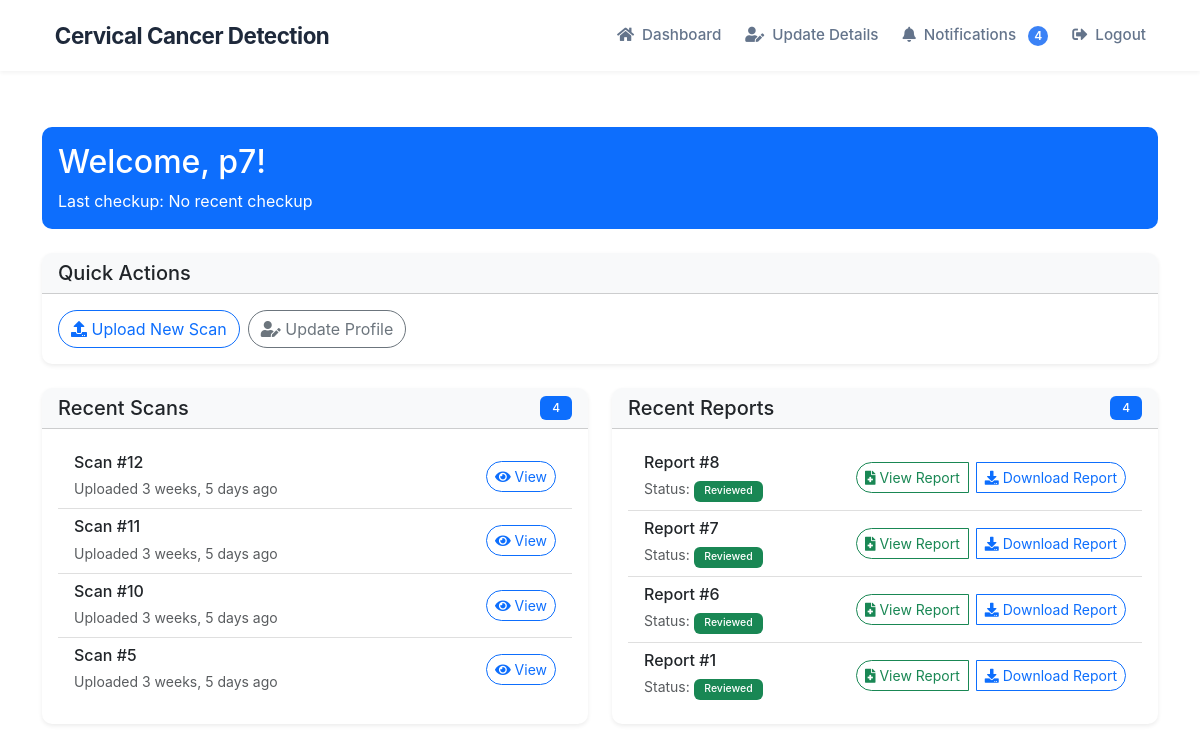
/dashboard/ (signed in), run on the app's committed database.
### members/models.py (models this page shows, shortened)
class Patient(models.Model):
    user = models.OneToOneField(User, on_delete=models.CASCADE)
    name = models.CharField(max_length=255)
    age = models.IntegerField()
    mobile_number = models.CharField(max_length=15, blank=True, null=True)
    symptoms = models.TextField()
    family_history = models.BooleanField(default=False)
    occupation = models.CharField(max_length=255, blank=True, null=True)
    weight_loss = models.BooleanField(default=False)
    last_checkup_date = models.DateField(blank=True, null=True)

class PatientScan(models.Model):
    patient = models.ForeignKey(Patient, on_delete=models.CASCADE, related_name='scans')
    image = models.ImageField(upload_to='ct_scans/')
    prediction_result = models.JSONField(null=True, blank=True)
    uploaded_at = models.DateTimeField(auto_now_add=True)

class PatientReport(models.Model):
    patient = models.ForeignKey(Patient, on_delete=models.CASCADE)
    findings = models.TextField()
    diagnosis = models.TextField()
    severity_stage = models.CharField(max_length=20, blank=True, null=True)
    recommendations = models.TextField()
    status = models.CharField(
        max_length=20,
        choices=[("Pending", "Pending"), ("Reviewed", "Reviewed")],
        default="Pending"
    )
    created_at = models.DateTimeField(auto_now_add=True)
    uploaded_image = models.ImageField(upload_to="reports/", blank=True, null=True)
    doctor_approved = models.BooleanField(null=True, blank=True)

### members/views.py (the view, shortened to what this page needs)
# urls.py: path('dashboard/', views.patient_dashboard, name='patient_dashboard'),
@login_required
def patient_dashboard(request):
    try:
        patient = Patient.objects.get(user=request.user)
        if not patient.name or not patient.age or not patient.symptoms:
            return redirect('add_patient_details')
    except Patient.DoesNotExist:
        return redirect('add_patient_details')
    reports = PatientReport.objects.filter(patient=patient).order_by("-created_at")
    scans = PatientScan.objects.filter(patient=patient).order_by("-uploaded_at")
    context = {
        "patient": patient,
        "reports": reports,
        "scans": scans,
    }
    return render(request, "patient_dashboard.html", context)

### members/context_processors.py (called while the page is built)
def notification_count(request):
    if request.user.is_authenticated:
        unread_count = Notification.objects.filter(user=request.user, is_read=False).count()
        return {'unread_notifications_count': unread_count}
    return {'unread_notifications_count': 0}

### members/templates/patient_dashboard.html (shortened to what this page needs)
{% extends 'base.html' %}
{% block content %}
<div class="container py-4">
    <div class="row mb-4">
        <div class="col-12">
            <div class="card bg-primary text-white">
                <div class="card-body">
                    <h2 class="card-title">Welcome, {{ patient.name }}!</h2>
                    <p class="card-text mb-0">Last checkup: {% if patient.last_checkup_date %}{{ patient.last_checkup_date }}{% else %}No recent checkup{% endif %}</p>
                </div>
            </div>
        </div>
    </div>
    <div class="row mb-4">
        <div class="col-12">
            <div class="card shadow-sm">
                <div class="card-header bg-light">
                    <h5 class="mb-0">Quick Actions</h5>
                </div>
                <div class="card-body">
                    <div class="d-flex gap-2">
                        <button class="btn btn-outline-primary" data-bs-toggle="modal" data-bs-target="#uploadScanModal">
                            <i class="fas fa-upload"></i> Upload New Scan
                        </button>
                        <a href="{% url 'update_patient_details' %}" class="btn btn-outline-secondary">
                            <i class="fas fa-user-edit"></i> Update Profile
                        </a>
                    </div>
                </div>
            </div>
        </div>
    </div>
    <div class="row">
        <div class="col-md-6 mb-4">
            <div class="card shadow-sm h-100">
                <div class="card-header bg-light d-flex justify-content-between align-items-center">
                    <h5 class="mb-0">Recent Scans</h5>
                    <span class="badge bg-primary">{{ scans.count }}</span>
                </div>
                <div class="card-body">
                    <div class="list-group list-group-flush">
                        {% for scan in scans|slice:":5" %}
                        <div class="list-group-item">
                            <div class="d-flex justify-content-between align-items-center">
                                <div>
                                    <h6 class="mb-1">Scan #{{ scan.id }}</h6>
                                    <small class="text-muted">Uploaded {{ scan.uploaded_at|timesince }} ago</small>
                                </div>
                                <a href="{{ scan.image.url }}" class="btn btn-sm btn-outline-primary" target="_blank">
                                    <i class="fas fa-eye"></i> View
                                </a>
                            </div>
                        </div>
                        {% empty %}
                        <p class="text-muted text-center my-3">No scans uploaded yet</p>
                        {% endfor %}
                    </div>
                </div>
            </div>
        </div>
        <div class="col-md-6 mb-4">
            <div class="card shadow-sm h-100">
                <div class="card-header bg-light d-flex justify-content-between align-items-center">
                    <h5 class="mb-0">Recent Reports</h5>
                    <span class="badge bg-primary">{{ reports.count }}</span>
                </div>
                <div class="card-body">
                    <div class="list-group list-group-flush">
                        {% for report in reports|slice:":5" %}
                        <div class="list-group-item">
                            <div class="d-flex justify-content-between align-items-center">
                                <div>
                                    <h6 class="mb-1">Report #{{ report.id }}</h6>
                                    <small class="text-muted">Status:
                                        <span class="badge {% if report.status == 'Reviewed' %}bg-success{% else %}bg-warning{% endif %}">
                                            {{ report.status }}
                                        </span>
                                    </small>
                                </div>
                                <div class="btn-group">
                                    {% if report.status == 'Reviewed' %}
                                    <a href="{% url 'view_feedback' report.id %}" class="btn btn-sm btn-outline-success me-2">
                                        <i class="fas fa-file-medical"></i> View Report
                                    </a>
                                    <a href="{% url 'download_radiologist_report' report.id %}" class="btn btn-sm btn-outline-primary">
                                        <i class="fas fa-download"></i> Download Report
                                    </a>
                                    {% endif %}
                                </div>
                            </div>
                        </div>
                        {% empty %}
                        <p class="text-muted text-center my-3">No reports available</p>
                        {% endfor %}
                    </div>
                </div>
            </div>
        </div>
    </div>
</div>
<link rel="stylesheet" href="https://cdnjs.cloudflare.com/ajax/libs/font-awesome/5.15.4/css/all.min.css">
{% endblock %}

### members/templates/base.html (shortened to what this page needs)
<!DOCTYPE html>
<html lang="en">
<head>
    <link rel="stylesheet" href="https://cdn.jsdelivr.net/npm/bootstrap@5.3.0/dist/css/bootstrap.min.css">
    <link rel="stylesheet" href="https://cdnjs.cloudflare.com/ajax/libs/font-awesome/6.0.0/css/all.min.css">
</head>
<body>
    <nav class="navbar navbar-expand-lg navbar-custom">
        <div class="container">
            <a class="navbar-brand" href="/">
                Cervical Cancer Detection
            </a>
            <div class="collapse navbar-collapse" id="navbarNav">
                <ul class="navbar-nav ms-auto">
                    {% if not user.is_authenticated %}
                        <li class="nav-item">
                            <a class="nav-link" href="{% url 'register_patient' %}">
                                <i class="fas fa-user-plus me-2"></i>Register as Patient
                            </a>
                        </li>
                        <li class="nav-item">
                            <!-- <a class="nav-link" href="{% url 'register_radiologist' %}">
                                <i class="fas fa-user-md me-2"></i>Register as Radiologist
                            </a> -->
                        </li>
                        <li class="nav-item">
                            <a class="nav-link" href="{% url 'user_login' %}">
                                <i class="fas fa-sign-in-alt me-2"></i>Login
                            </a>
                        </li>
                    {% else %}
                    {% if user.is_superuser %}
                    <li class="nav-item">
                        <a class="nav-link" href="{% url 'register_radiologist' %}">
                            <i class="fas fa-user-md me-2"></i>Add Doctor
                        </a>
                    </li>
                    <li class="nav-item">
                        <a class="nav-link" href="{% url 'admin_dashboard' %}">
                            <i class="fas fa-chart-line me-2"></i>Admin Dashboard
                        </a>
                    </li>
                        {% elif user.is_staff %}
                            <li class="nav-item">
                                <a class="nav-link" href="{% url 'radiologist_dashboard' %}">
                                    <i class="fas fa-chart-line me-2"></i>Dashboard
                                </a>
                            </li>
                        {% elif user.is_active %}
                            <li class="nav-item">
                                <a class="nav-link" href="{% url 'patient_dashboard' %}">
                                    <i class="fas fa-home me-2"></i>Dashboard
                                </a>
                            </li>
                            <li class="nav-item">
                                <a class="nav-link" href="{% url 'update_patient_details' %}">
                                    <i class="fas fa-user-edit me-2"></i>Update Details
                                </a>
                            </li>
                            <li class="nav-item">
                                <a class="nav-link" href="{% url 'view_notifications' %}">
                                    <i class="fas fa-bell me-2"></i>Notifications
                                    {% if unread_notifications_count > 0 %}
                                        <span class="notification-badge">{{ unread_notifications_count }}</span>
                                    {% endif %}
                                </a>
                            </li>
                        {% endif %}
                        <li class="nav-item">
                            <a class="nav-link" href="{% url 'logout' %}">
                                <i class="fas fa-sign-out-alt me-2"></i>Logout
                            </a>
                        </li>
                    {% endif %}
                </ul>
            </div>
        </div>
    </nav>
    <div class="content-container">
        {% block content %}{% endblock %}
    </div>
</body>
</html>

### members/templates/base.html (style rules this page uses)
:root { --primary: #3b82f6; --primary-dark: #2563eb; --white: #ffffff; }
body { font-family: 'Inter', -apple-system, BlinkMacSystemFont, sans-serif; }
.navbar-custom { background: white; box-shadow: 0 2px 4px rgba(0, 0, 0, 0.05); padding: 0.75rem 0; }
.navbar-brand { font-size: 1.4rem; font-weight: 700; color: #1e293b !important; letter-spacing: -0.5px; transition: all 0.3s ease; }
.nav-link { color: #64748b !important; font-size: 0.95rem; font-weight: 500; padding: 0.75rem 1.25rem; border-radius: 8px; transition: all 0.3s ease; margin: 0 0.25rem; }
.notification-badge { display: inline-flex; align-items: center; justify-content: center; width: 20px; height: 20px; background: var(--primary); color: white !important; border-radius: 50%; font-size: 0.75rem; margin-left: 0.5rem; font-weight: 600; }
.content-container { padding: 2rem 1rem; max-width: 1200px; margin: 0 auto; }

### members/templates/patient_dashboard.html (style rules this page uses)
.card { border: none; border-radius: 10px; transition: transform 0.2s; }
.card-header { border-radius: 10px 10px 0 0 !important; }
.btn { border-radius: 20px; }
.list-group-item { border: none; border-bottom: 1px solid rgba(0,0,0,0.125); }
.list-group-item:last-child { border-bottom: none; }
.badge { font-weight: 500; padding: 0.5em 1em; }

### data on the page
Patient: name "p7"
PatientScan: id "12", uploaded_at "3 weeks, 5 days"
PatientScan: id "11", uploaded_at "3 weeks, 5 days"
PatientScan: id "10", uploaded_at "3 weeks, 5 days"
PatientScan: id "5", uploaded_at "3 weeks, 5 days"
PatientReport: id "8", status "Reviewed", shows "View Report"
PatientReport: id "7", status "Reviewed", shows "View Report"
PatientReport: id "6", status "Reviewed", shows "View Report"
PatientReport: id "1", status "Reviewed", shows "View Report"

### other printed values
{{ unread_notifications_count }} "4"
{{ scans.count }} "4"
{{ reports.count }} "4"
